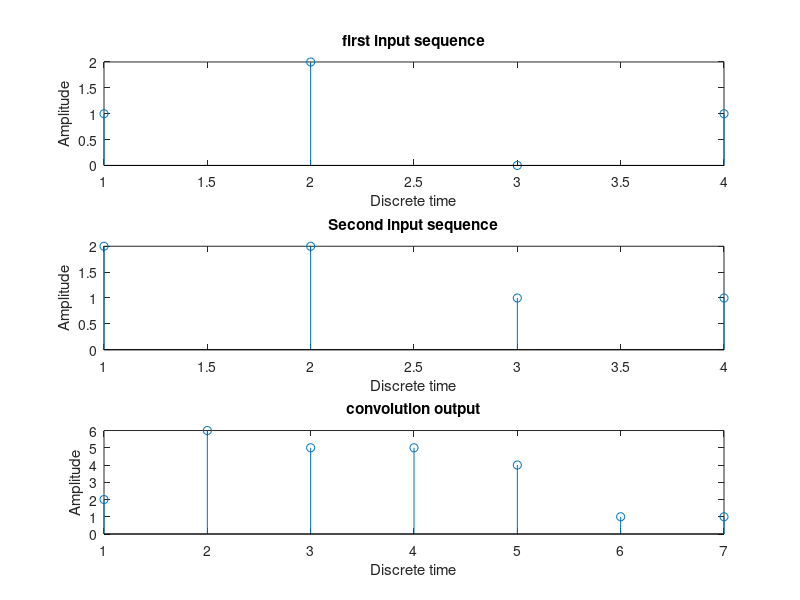

Here is the MATLAB script that generated this plot:
% Convolution of two sequences
clc; clear all;
close all;
x1=[1 2 0 1];
x2= [2 2 1 1];
y=conv(x1,x2);
disp('the convolution output is'); disp(y);
subplot(3,1,1),stem(x1);
xlabel('Discrete time')
ylabel('Amplitude')
title('first input sequence')
subplot(3,1,2),stem(x2);
xlabel('Discrete time')
ylabel('Amplitude')
title('Second input sequence')
subplot(3,1,3),stem(y);
xlabel('Discrete time')
ylabel('Amplitude')
title('convolution output')
